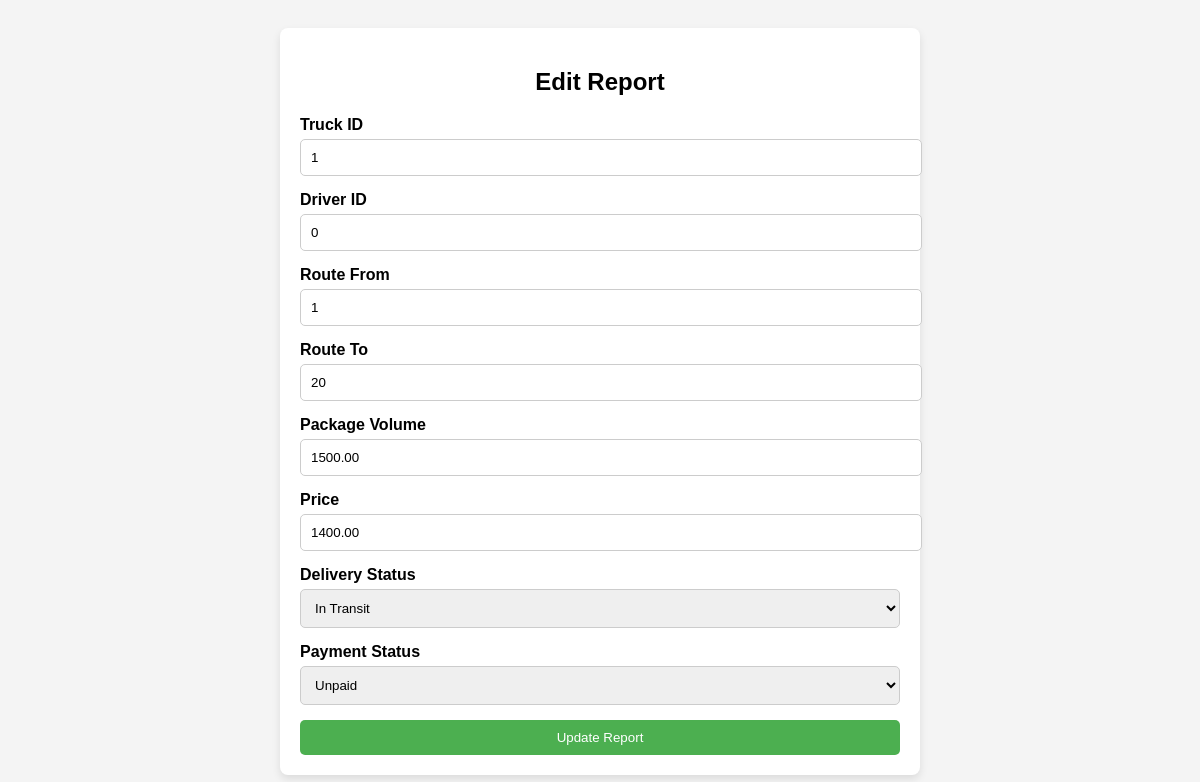
/edit_report.php?id=17, run on an earlier commit of the app's database.
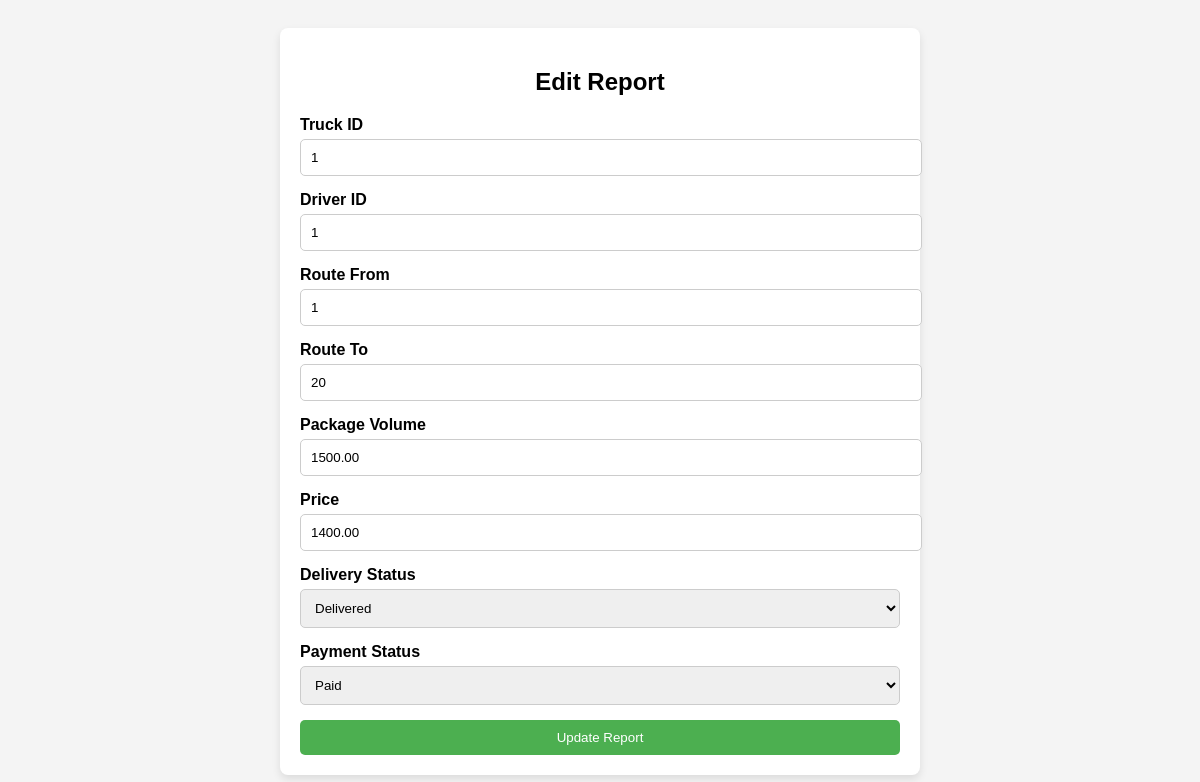
And on a later commit of the database.
### tables this page shows
CREATE TABLE `reports` (
  `report_id` int(11) NOT NULL,
  `cargo_id` int(11) NOT NULL,
  `truck_id` int(11) NOT NULL,
  `driver_id` int(11) NOT NULL,
  `route_from` int(11) NOT NULL,
  `route_to` int(11) NOT NULL,
  `package_volume` decimal(10,2) NOT NULL,
  `price` decimal(10,2) NOT NULL,
  `delivery_status` enum('In Transit','Delivered','Pending') NOT NULL,
  `payment_status` enum('Paid','Unpaid') NOT NULL
);

### edit_report.php (the view, shortened to what this page needs)
<?php
include 'config.php';
if (isset($_GET['id'])) {
    $report_id = $_GET['id'];
    $sql = "SELECT * FROM reports WHERE report_id = $report_id";
    $result = mysqli_query($conn, $sql);
    $report = mysqli_fetch_assoc($result);
}
?>
<!DOCTYPE html>
<html lang="en">
<head>
</head>
<body>
    <div class="form-container">
        <h2>Edit Report</h2>
        <form method="POST">
            <label for="truck_id">Truck ID</label>
            <input type="text" name="truck_id" value="<?php echo $report['truck_id']; ?>" required>
            <label for="driver_id">Driver ID</label>
            <input type="text" name="driver_id" value="<?php echo $report['driver_id']; ?>" required>
            <label for="route_from">Route From</label>
            <input type="text" name="route_from" value="<?php echo $report['route_from']; ?>" required>
            <label for="route_to">Route To</label>
            <input type="text" name="route_to" value="<?php echo $report['route_to']; ?>" required>
            <label for="package_volume">Package Volume</label>
            <input type="text" name="package_volume" value="<?php echo $report['package_volume']; ?>" required>
            <label for="price">Price</label>
            <input type="text" name="price" value="<?php echo $report['price']; ?>" required>
            <label for="delivery_status">Delivery Status</label>
            <select name="delivery_status" required>
                <option value="In Transit" <?php echo $report['delivery_status'] === 'In Transit' ? 'selected' : ''; ?>>In Transit</option>
                <option value="Delivered" <?php echo $report['delivery_status'] === 'Delivered' ? 'selected' : ''; ?>>Delivered</option>
            </select>
            <label for="payment_status">Payment Status</label>
            <select name="payment_status" required>
                <option value="Paid" <?php echo $report['payment_status'] === 'Paid' ? 'selected' : ''; ?>>Paid</option>
                <option value="Unpaid" <?php echo $report['payment_status'] === 'Unpaid' ? 'selected' : ''; ?>>Unpaid</option>
            </select>
            <button type="submit">Update Report</button>
        </form>
    </div>
</body>
</html>

What changed in the data, as far as the page shows it:
changed reports: driver_id "0" → "1"; delivery_status "In Transit" → "Delivered"; payment_status "Unpaid" → "Paid"
